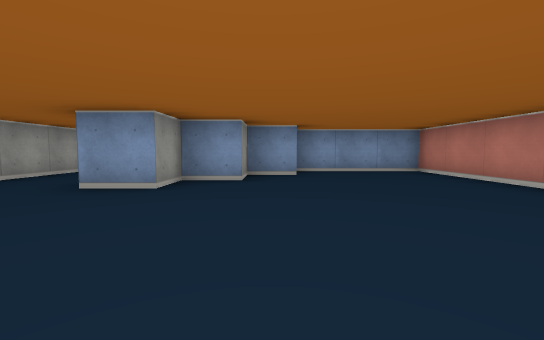
View 1 (above)

17 first-person views from a walk through a cub3D level. The camera is about half as high as the walls, tilts 4° down and sees 90° across. The floor is counted in squares. Each view is taken from the middle of a square. On the plan, view 1 faces up. The plan holds only what a view shows up to about 9 squares ahead; the rest is blank.

View 2
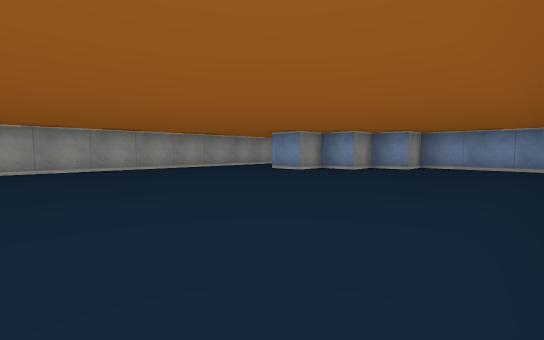

View 3
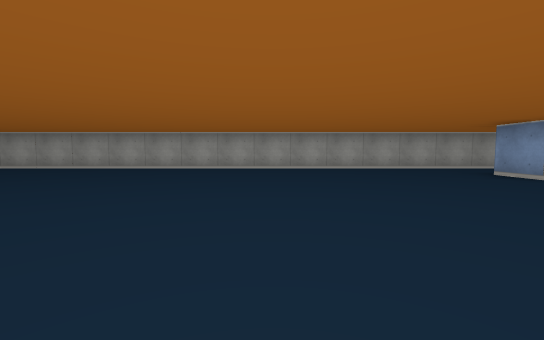

View 4
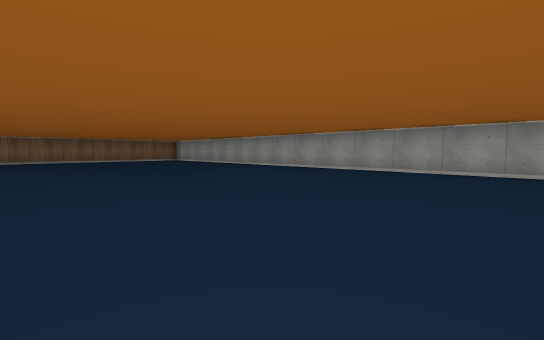

View 5
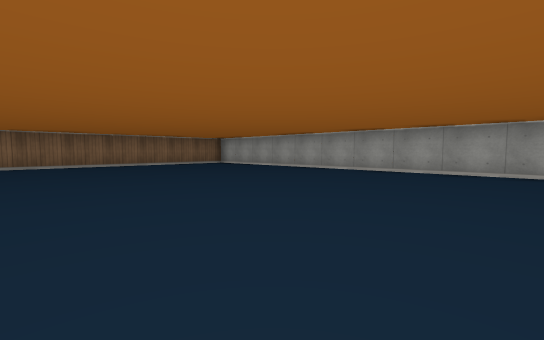

View 6
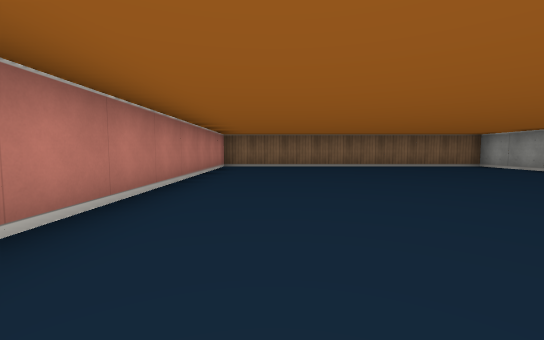

View 7
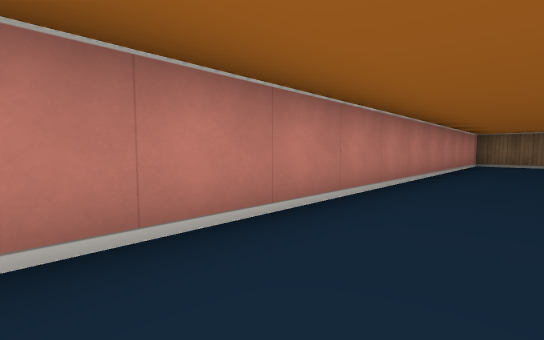

View 8
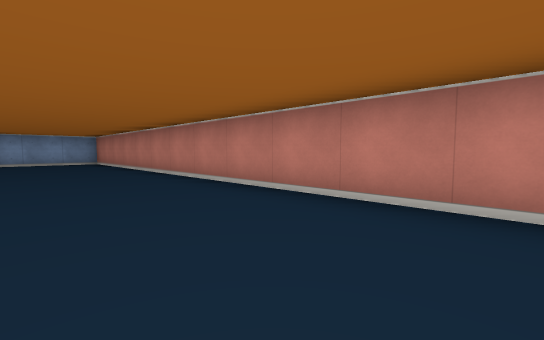

View 9
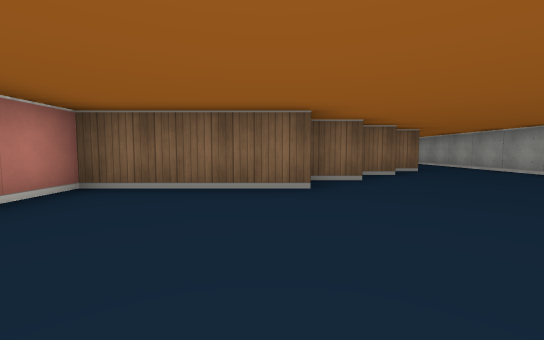

View 10
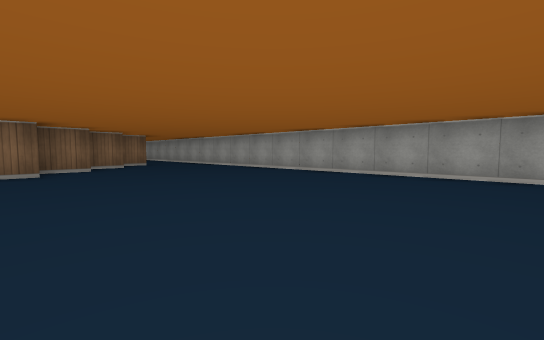

View 11
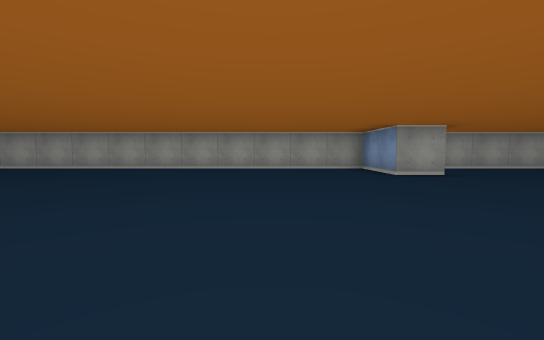

View 12
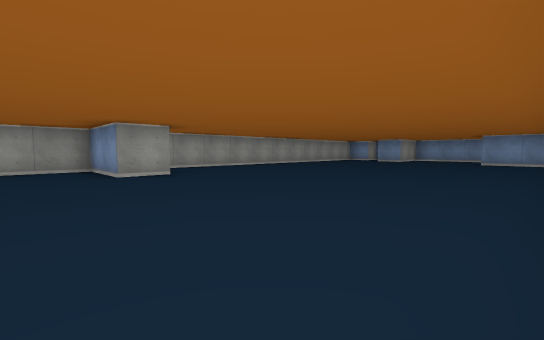

View 13
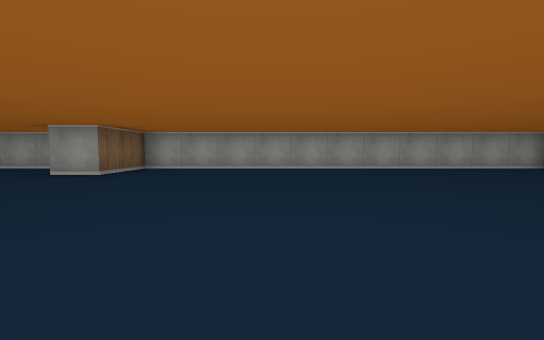

View 14
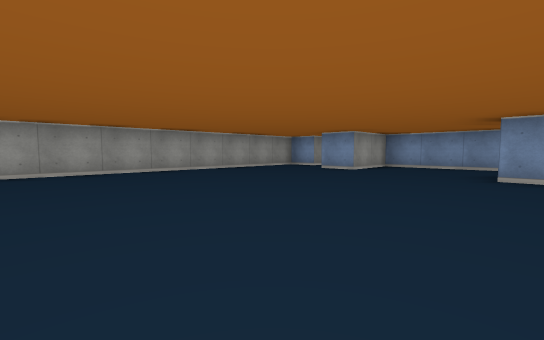

View 15
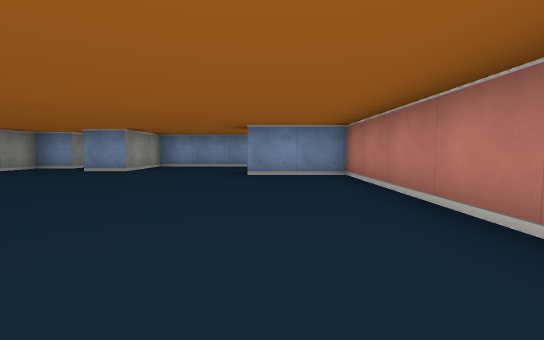

View 16
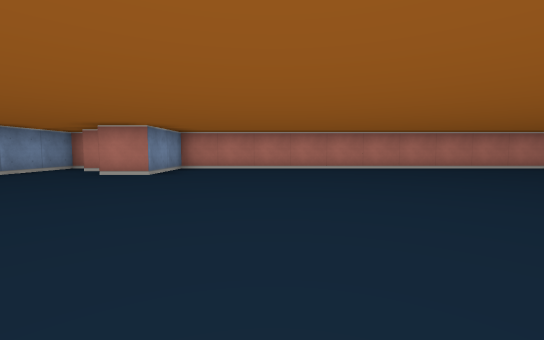

View 17
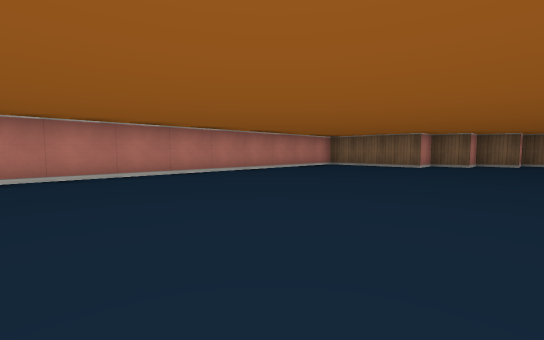

### Floor plan
Points are (right, up) in squares from view 1. A wall is a line through its corners. A room is listed if a view was taken in it or the views show most of it. See-through windows are left out.
Room 1 (views 1, 2, 3, 4, 5, 6, 7, 8)
walls: (3.5, -5.1) (3.5, 6.5) (0.5, 6.5) (0.5, 5.5) (-0.5, 5.5) (-0.5, 4.5) (-1.5, 4.5) (-1.5, 3.5) (-2.5, 3.5); (-4.5, 3.5) (-4.5, -17.5) (3.5, -17.5) (3.5, -6.9)
ways out: opening at (-3.5, 4) to room 2
Room 2 (views 9, 10, 11, 12, 13, 14, 15, 16, 17)
walls: (-3.5, 29) (-3.5, 28.5) (-4.5, 28.5) (-4.5, 17.5) (-2.5, 17.5) (-2.5, 16.5) (-4.5, 16.5) (-4.5, 3.5); (-2.6, 4.5) (-1.5, 4.5) (-1.5, 5.5) (-0.5, 5.5) (-0.5, 6.5) (0.5, 6.5) (0.5, 7.5) (3.5, 7.5) (3.5, 26.5) (1.5, 26.5) (1.5, 27.5); (3.5, 29.5) (-1.5, 29.5) (-1.5, 27.5) (-2.5, 27.5)
ways out: opening at (-3.5, 4) to room 1

Positions as (right, up) in squares from view 1, and headings:
1: (0, 0), facing up
2: (3, -2), facing up-left
3: (3, -1), facing left
4: (2, -4), facing down-left
5: (2, -8), facing down-left
6: (2, -9), facing down
7: (2, -7), facing down-right
8: (1, -5), facing up-right
9: (1, 11), facing down
10: (1, 14), facing down-left
11: (3, 14), facing left
12: (3, 15), facing up-left
13: (3, 21), facing left
14: (2, 21), facing up-left
15: (2, 21), facing up
16: (-4, 24), facing right
17: (-2, 16), facing down-right
